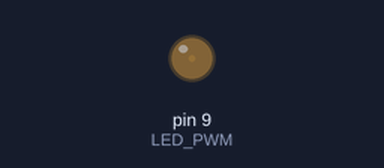
The sketch below on a simulated Arduino Mega 2560, built with avr-gcc and run on an emulated ATmega2560. On the bench: output pins drawn as LEDs (lit = HIGH).

Above: at 0.05 s.
At 1.15 s:
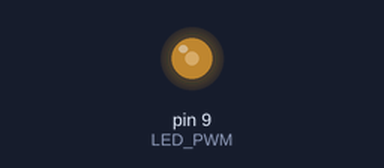
At 2.3 s:
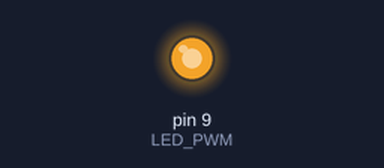
At 4.6 s:
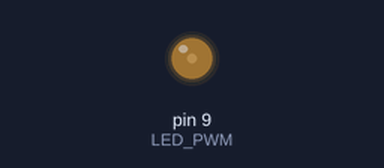
Timing chart, 0 to 6.7 s (numbered marks = the images above):
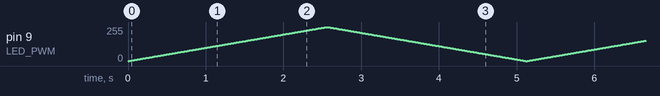

The sketch:

sketch_jan18b.ino
```cpp
#define LED_PWM 9   // PWM pin on Arduino Mega

void setup() {

  // set PWM pin as output
  pinMode(LED_PWM, OUTPUT);
}

void loop() {

  // increase duty cycle from 0 to 255
  for (int duty = 0; duty <= 255; duty++) {
    analogWrite(LED_PWM, duty);
    delay(10);  // slow down variation
  }

  // decrease duty cycle from 255 to 0
  for (int duty = 255; duty >= 0; duty--) {
    analogWrite(LED_PWM, duty);
    delay(10);
  }
}
```
